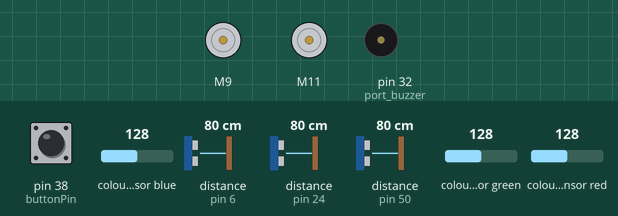
Bench run of a sketch on a simulated Arduino Mega 2560, built with avr-gcc and run on an emulated ATmega2560. On the bench: 2 × DC motor (green arrow = forward, orange = backward, longer = faster), buzzer (waves = sounding, pin HIGH). The test bench sets the inputs (shaded band); at power-on: pin 38 (buttonPin) HIGH, distance to the obstacle (sensors on pin 50, pin 24, pin 6) 80 cm, colour sensor blue 128, colour sensor green 128, colour sensor red 128. The echo pulse lasts 58.3 µs per cm.

Above: at 1.5 s.
1.6 s: pin 38 (buttonPin) pulled LOW for 0.15 s
At 2.1 s:
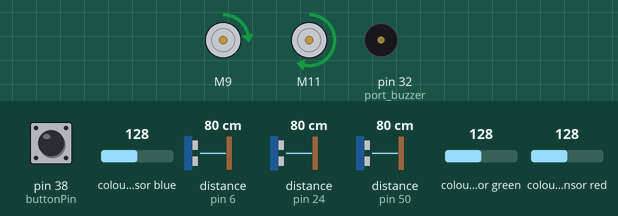
4.6 s: distance to the obstacle (sensor on pin 50) set to 53 cm
7.6 s: distance to the obstacle (sensor on pin 50) set to 48 cm
At 8.5 s:
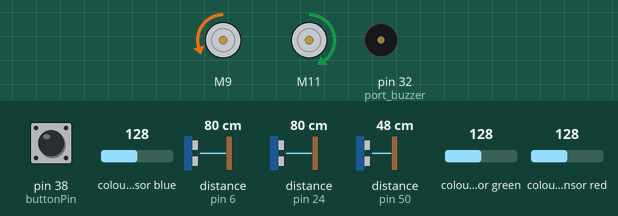
9.3 s: distance to the obstacle (sensor on pin 24) set to 9 cm
10.8 s: distance to the obstacle (sensor on pin 24) set to 6 cm
At 11.36 s:
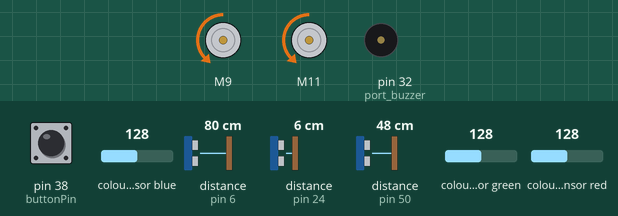
At 11.8 s:
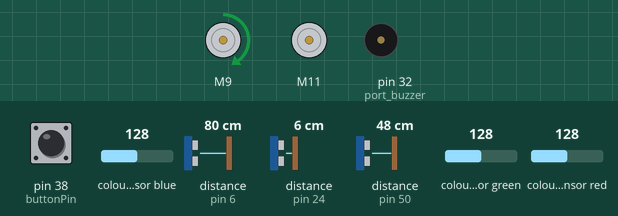
13.8 s: distance to the obstacle (sensor on pin 24) set to 18 cm
Timing chart, 0 to 20.9 s (numbered marks = the images above; inputs shaded):
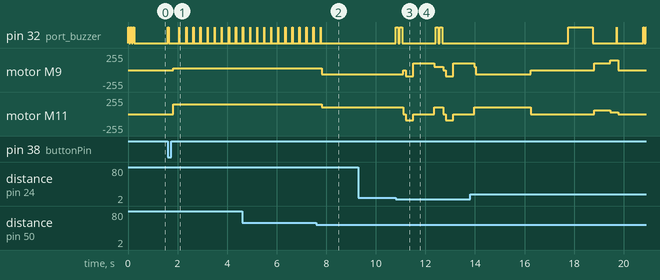

The sketch:

movingFrom2to4.ino
```cpp
#include <SparkFun_TB6612.h> //TB6612 Motor Driver
#include <HCSR04.h> //Sensor Ultrasonic
#include "Adafruit_TCS34725.h"


uint16_t r, g, b, c;
const int buttonPin = 38;

Adafruit_TCS34725 tcs = Adafruit_TCS34725(TCS34725_INTEGRATIONTIME_50MS, TCS34725_GAIN_4X);

//HCSR04(trig, echo)
HCSR04 depan(22, 24);
HCSR04 kiri(48, 50);
HCSR04 kanan(5, 6);

//Driver motor
#define AIN1 11
#define BIN1 9
#define AIN2 12
#define BIN2 8
#define PWMA 13
#define PWMB 7
#define STBY 10
#define port_buzzer 32

const int offsetA = 1;
const int offsetB = 1;
Motor motor1 = Motor(BIN1, BIN2, PWMB, offsetB, STBY);
Motor motor2 = Motor(AIN1, AIN2, PWMA, offsetA, STBY);

int motor_drive(int speedM1, int speedM2) {
  motor1.drive(speedM1);
  motor2.drive(speedM2);
}

int motorDelay(int speedl, int speedr, int dtime) {
  motor1.drive(speedl);
  motor2.drive(speedr);
  delay(dtime);
}

bool isRobotStarted = false;
int disDe, disKi, disKa;
float err = 0, integral = 0, derivative = 0, lastErr = 0;
int speedL = 0, speedR = 0, steering = 0;

//REF
const int speedRef = 100, distRef = 8;

// PID Constants
const float Kp = 4;
const float Ki = 0;
const float Kd = 2;

enum WallFollowMode {
  LEFT_WALL_FOLLOW,
  RIGHT_WALL_FOLLOW
};

WallFollowMode currentMode = LEFT_WALL_FOLLOW; // Start with left wall following

void setup()
{
  pinMode(buttonPin, INPUT_PULLUP);
  pinMode(port_buzzer, OUTPUT);
  Serial.begin(9600);
  buzzer(3, 50, 50);
}

void loop()
{
  //Baca Jarak Sensor
//  disDe = depan.dist();
//  disKi = kiri.dist();
//  disKa = kanan.dist();

  if (!isRobotStarted && digitalRead(buttonPin) == LOW) {
    isRobotStarted = true;
    buzzer(1, 50, 50);
    delay(100);
    while (digitalRead(buttonPin) == LOW) {}
  }

  if (!isRobotStarted) {
    return;
  }
    disDe = depan.dist();
  disKi = kiri.dist();
  disKa = kanan.dist();

  if (currentMode == LEFT_WALL_FOLLOW) {
    leftWallFollowing();
  } else if (currentMode == RIGHT_WALL_FOLLOW) {
    rightWallFollowing();
  }

  //  Serial.print("Speed Kiri: "); Serial.print(speedL);
  //  Serial.print("  Speed kanan: "); Serial.print(speedR);
  //
  //  Serial.print("  Dist Kanan: "); Serial.print(disKa);
  //  Serial.print("  Dist Kiri: "); Serial.println(disKi);
}

void leftWallFollowing()
{
  err = disKi - distRef;
  integral += err;
  derivative = err - lastErr;
  lastErr = err;

  steering = Kp * err + Ki * integral + Kd * derivative;

  speedL = speedRef - steering;
  speedR = speedRef + steering;

  speedL = constrain(speedL, -speedRef, speedRef);
  speedR = constrain(speedR, -speedRef, speedRef);

  if (disDe < 8 && disDe > 0) {
    buzzer(2, 100, 50);
    motorDelay(0, 0, 100);
    motorDelay(-90, -90, 300);
    motorDelay(100, 0, 850);
    motorDelay(50,100,50);

  }
  else if (disKi > 50 && disDe < 9) {
    buzzer(3, 50, 10);
    motorDelay(0, 70, 170);
//    motorDelay(0,0,1000);
  }
  else if (disKi > 50) {
    motorDelay(30, 150, 250); //30 150 250
    buzzer(1, 10, 10);
  }
  else {
    motor_drive(speedL, speedR);
  }

  // Check if it's time to switch to the right wall following mode
  if (isTimeToSwitchMode(16250)) {
    motorDelay(0, 0, 1500);
    buzzer(1, 1000, 50);
    motorDelay(100, 60, 650);
    currentMode = RIGHT_WALL_FOLLOW;
    resetStartTime();
  }
}

void rightWallFollowing()
{
  err = disKa - distRef;
  integral += err;
  derivative = err - lastErr;
  lastErr = err;

  steering = Kp * err + Ki * integral + Kd * derivative;

  speedL = speedRef + steering;
  speedR = speedRef - steering;

  speedL = constrain(speedL, -speedRef, speedRef);
  speedR = constrain(speedR, -speedRef, speedRef);

  if (disDe < 8 && disDe > 0) {
    buzzer(2, 100, 50);
    motorDelay(0, 0, 100);
    motorDelay(-90, -90, 300);
    motorDelay(0, 100, 850);

  } else if (disKa > 50) {
    motorDelay(150, 30, 250);
    buzzer(1, 10, 10);

  } else {
    motor_drive(speedL, speedR);
  }
  // Check if it's time to switch to the left wall following mode
  if (isTimeToSwitchMode(100000)) {
    motorDelay(0, 0, 1500);
    buzzer(1, 1000, 50);
    motorDelay(60, 100, 400);
    currentMode = LEFT_WALL_FOLLOW;
    resetStartTime();
  }

  tcs.getRawData(&r, &g, &b, &c);
  if (r > 200 && g > 80 && b > 80 && g <= r && b <= r)
  {
    motorDelay(0, 0, 1000);
    buzzer(10, 50, 50);
    motorDelay(0, 0, 9000);
  }
}

unsigned long startTime = 0;
const unsigned long leftWallFollowingTime = 5000;
const unsigned long rightWallFollowingTime = 5000;

bool isTimeToSwitchMode(unsigned long modeTime)
{
  unsigned long elapsedTime = millis() - startTime;
  return elapsedTime >= modeTime;
}

void resetStartTime()
{
  startTime = millis();
}

void buzzer(int num, int ton, int toff)
{
  for (int i = 0; i < num; i++)
  {
    digitalWrite(port_buzzer, HIGH);
    delay(ton);
    digitalWrite(port_buzzer, LOW);
    delay(toff);
  }
}
```

Measured:
- the behaviour switches between 51 and 50 cm on distance to the obstacle (sensor on pin 50) (found by bisection; images 1 and 2)
- the behaviour switches between 8 and 7 cm on distance to the obstacle (sensor on pin 24) (found by bisection; images 2 and 3)
- after the input at 1.6 s, pin 32 (port_buzzer): goes HIGH 0.05 s, LOW 0.42 s, 8 × (HIGH 0.01 s, LOW 0.28 s), HIGH 0.01 s, then LOW, starting at once; motor M9: stopped → forward 30/255 after 0.22 s; motor M11: stopped → forward 150/255 after 0.22 s
- after the input at 7.6 s, pin 32 (port_buzzer): goes on until 7.8 s, then stays LOW; motor M9: forward 30/255 → backward 60/255 after 0.22 s; motor M11: forward 150/255 → forward 100/255 after 0.22 s
- after the input at 9.3 s, every drawn part: stays the same
